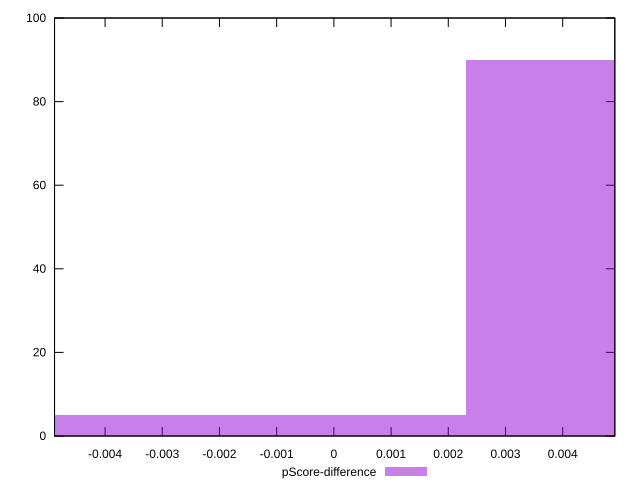

Recreate this plot in gnuplot.
reset

$pScoreDifference <<EOF
0.0046242610755055 90
0 5
-0.0046242610755055 5
EOF

set key outside below
set boxwidth 0.0046242610755055
set xrange [-0.004883147088297651:0.004911334870355184]
set yrange [0:100]
set trange [0:100]
set style fill transparent solid 0.5 noborder
set terminal svg size 640, 490 enhanced background rgb 'white'
set output "report_00015_2021-02-09T16-11-33.973Z/cumulative-layout-shift/samples/pages+cached+noadtech/pScore-difference/histogram.svg"

plot $pScoreDifference title "pScore-difference" with boxes

reset
